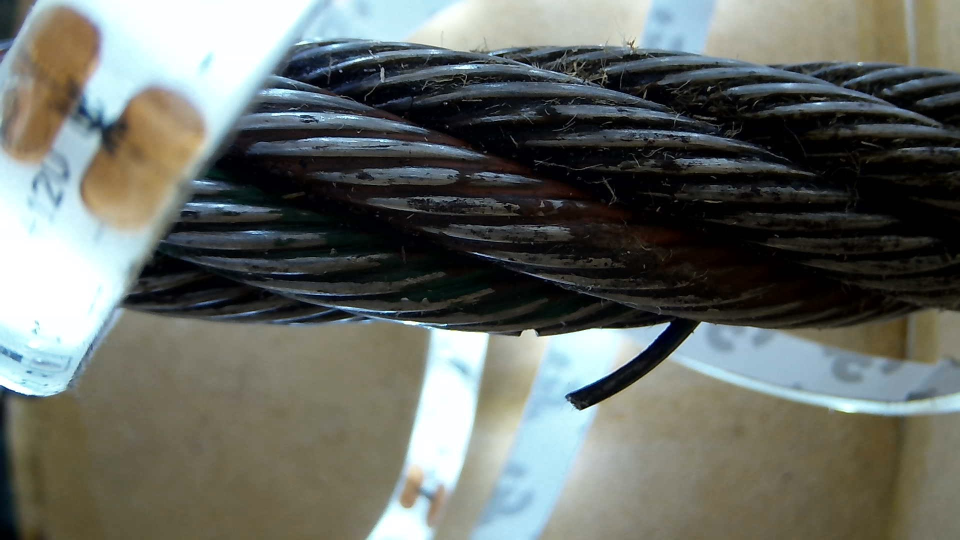
#> input picture Defect Detection/images/CutandFray.jpg, 1920 x 1080 px (shown at 1/2 size); its folder holds only this picture in this run
$ python DefectDetection.py   (older library calls are emulated)
#> lines starting #> are read from the running program, lines starting #| are printed output that depends on the picture; after the words box and inside, x2 and y2 are one past the last pixel; in counts of white or black regions, pixels touching at a corner belong together
import cv2
import numpy as np
import matplotlib.pyplot as plt
from scipy.spatial import distance as dist
from imutils import perspective
from imutils import contours
import argparse
import imutils
import re
import glob

# Helps determine size of defect for our parameter checks
def midpoint(ptA, ptB): #Finds the midpoint between two pixel (x,y) locations
	return ((ptA[0] + ptB[0]) * 0.5, (ptA[1] + ptB[1]) * 0.5)

def detectWear(imgName):
	#Set image
#> called with imgName = 'images/CutandFray.jpg'
	img = cv2.imread(imgName, cv2.IMREAD_COLOR)
#> img is the input picture: shape (1080, 1920, 3); mean B, G, R 101.5, 107.1, 103.1
	gray = cv2.cvtColor(img, cv2.COLOR_BGR2GRAY)
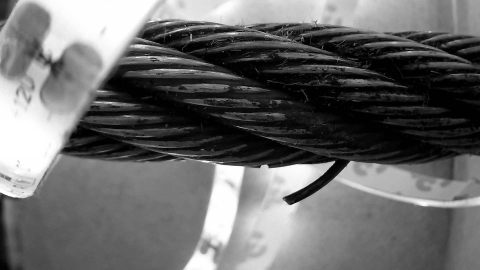
#> gray: shape (1080, 1920) (shown at 1/4 size); min 0, max 255, mean 105.3
	#gray = cv2.medianBlur(gray,5)
	#gray = cv2.GaussianBlur(gray, (7, 7), 0)
	gray = cv2.bilateralFilter(gray,9,40,80)
	lower_gray = np.array([40])
	upper_gray = np.array([200])
	mask = cv2.inRange(gray, lower_gray, upper_gray)
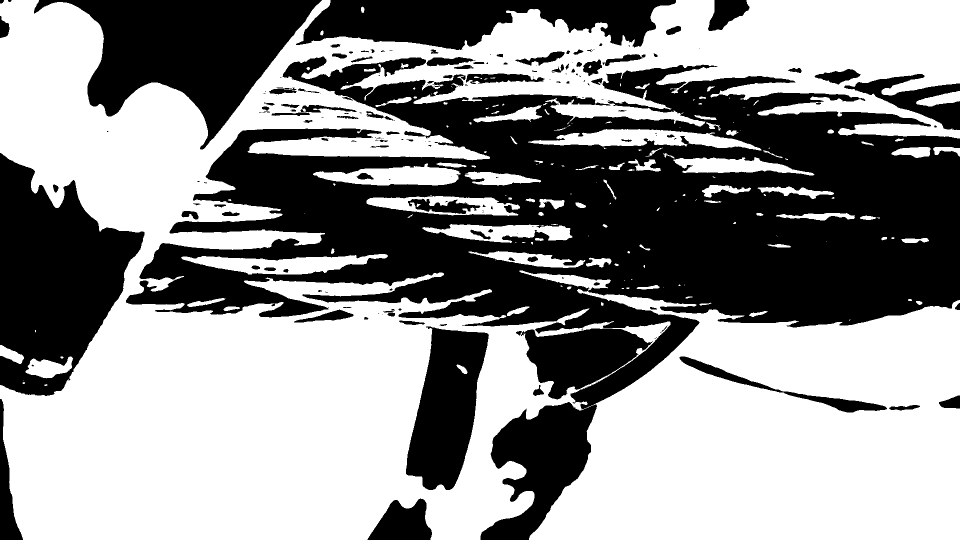
#> mask: shape (1080, 1920) (shown at 1/2 size); 56.7% white; 182 black regions (82 under 20 px), largest, box (x1, y1, x2, y2) and area: (252, 113, 1920, 1080) 581237, (0, 306, 289, 792) 82805, (68, 0, 644, 299) 78327
	cv2.imshow('Mask', mask)

	cv2.imshow('Gray', gray)
	canny = cv2.Canny(gray, 400, 50)
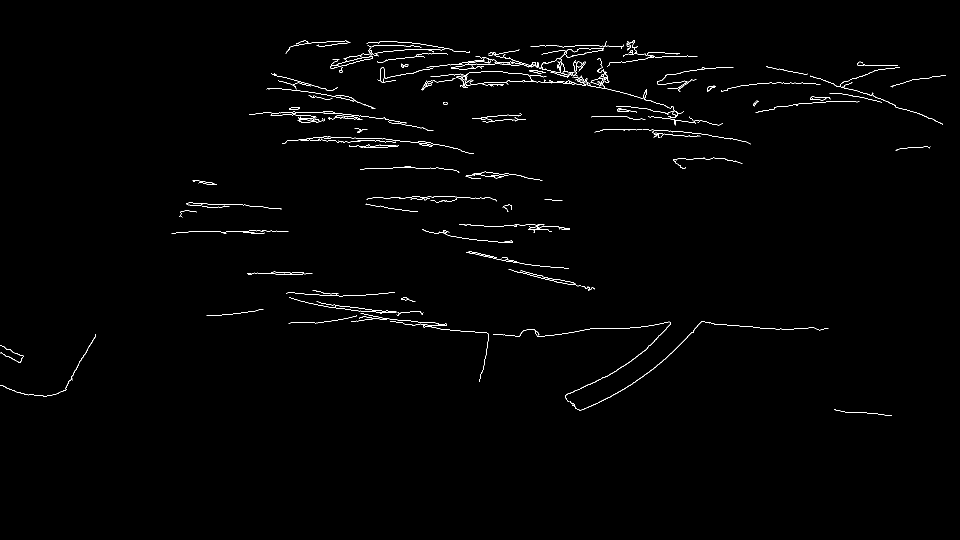
#> canny: shape (1080, 1920) (shown at 1/2 size); 0.87% white in thin lines or dots, all inside (x1, y1, x2, y2) = (0, 80, 1892, 832)
	cv2.imshow('img', img)
	cv2.imshow('Canny', canny)

	#Find contours
	j = contoursEdges(canny, img)


	#cv2.destroyAllWindows();

	return j


# [108 lines left out: functions detectRust, contoursMask, not called in this run]


def contoursEdges(canny, img):
	kernel = cv2.getStructuringElement(cv2.MORPH_ELLIPSE,(5,5))
	dilated = cv2.dilate(canny, kernel)
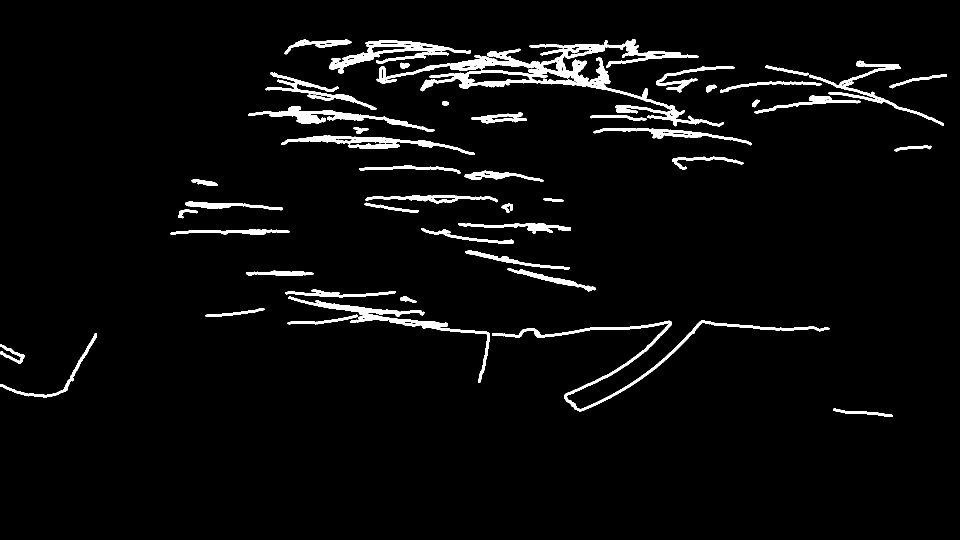
#> dilated: shape (1080, 1920) (shown at 1/2 size); 4% white; 48 white regions
	cnts= cv2.findContours(canny, cv2.RETR_TREE, cv2.CHAIN_APPROX_SIMPLE)
#> cnts = 159 contours, 116 with area under 20; largest, box (x1, y1, x2, y2) and area: (1131, 95, 1208, 116) 627, (1131, 97, 1206, 115) 609, (660, 112, 746, 138) 396, (673, 112, 746, 133) 372, (755, 134, 867, 166) 220
	cnts = imutils.grab_contours(cnts)

	#sort contours
	(cnts, _) = contours.sort_contours(cnts)
	pixelsPerMetric = None

	# loop over the contours individually
	i = 0
	for c in cnts:
		# if the contour is not sufficiently large, ignore it
		if cv2.contourArea(c) < 10 or cv2.contourArea(c) > 200:
			continue

		# compute the rotated bounding box of the contour
		orig = img.copy()
		box = cv2.minAreaRect(c)
		box = cv2.cv.BoxPoints(box) if imutils.is_cv2() else cv2.boxPoints(box)
		box = np.array(box, dtype="int")

		# order the points in the contour
		box = perspective.order_points(box)
		cv2.drawContours(orig, [box.astype("int")], -1, (0, 255, 0), 2)

		# Draw the points
		for (x, y) in box:
			cv2.circle(orig, (int(x), int(y)), 5, (0, 0, 255), -1)

		# compute the midpoints with the box's corners
		(tl, tr, br, bl) = box
		(tltrX, tltrY) = midpoint(tl, tr)
		(blbrX, blbrY) = midpoint(bl, br)

		(tlblX, tlblY) = midpoint(tl, bl)
		(trbrX, trbrY) = midpoint(tr, br)

		# draw the midpoints on the image
		cv2.circle(orig, (int(tltrX), int(tltrY)), 5, (255, 0, 0), -1)
		cv2.circle(orig, (int(blbrX), int(blbrY)), 5, (255, 0, 0), -1)
		cv2.circle(orig, (int(tlblX), int(tlblY)), 5, (255, 0, 0), -1)
		cv2.circle(orig, (int(trbrX), int(trbrY)), 5, (255, 0, 0), -1)

		# draw lines between the midpoints
		cv2.line(orig, (int(tltrX), int(tltrY)), (int(blbrX), int(blbrY)),
			(255, 0, 255), 2)
		cv2.line(orig, (int(tlblX), int(tlblY)), (int(trbrX), int(trbrY)),
			(255, 0, 255), 2)

		# compute the Euclidean distance between the midpoints
		dA = dist.euclidean((tltrX, tltrY), (blbrX, blbrY))
		dB = dist.euclidean((tlblX, tlblY), (trbrX, trbrY))
		dY = dist.euclidean(tl,bl) #Y
		dX = dist.euclidean(bl, br) #X
		dC = dist.euclidean(bl, tr) #aCross
		#print (dC)
		#print (cv2.contourArea(c), " X:", dB, " Y:", dA)
		#print (bl, ", ", br)

		#Only within possible wire y values
		if bl[1] < 400 or bl[1] > 800 or br[1] < 400 or br[1] > 800:
			continue

		#Only within possible wire x values
		if bl[0] < 150 or br[0] > 1820 or br[0] < 150 or bl[0] > 1820:
			continue

		#Only reasonable damage possibilities
		if dA < 10 or dB < 10:
			continue

		#Remove most horizontal edges
		if (dB/3) > dA:
			continue


		# show the output image
		##cv2.imshow("Image", orig)
		##cv2.waitKey(0)

		i+=1
#> this loop made 159 passes
#> (tl, tr, br, bl, tltrX, tltrY, blbrX, blbrY) on passes 1, 2, 13: ([1, 688], [47, 711], [40, 725], [-6, 703], 24, 699.5, 17, 714), ([0, 770], [191, 668], [224, 730], [33, 832], 95.5, 719, 128.5, 781), ([535, 162], [752, 202], [749, 218], [533, 178], 643.5, 182, 641, 198)
#> after the loop, i = 0
	return(i)

def pullAllImages():
	wirePhotos = []
	for photo in glob.glob("images\*.jpg"):
		wirePhotos.append(photo)
	return wirePhotos

imgName1 = "corr.png"
imgName2 = "smallGrind.jpg"
imgName3 = "Undamaged.jpg"
imgName4 = "Grind.jpg"
imgName5 = "DoubleCut2.jpg"

#change this to change image
curName = imgName1;


# set up basic file stuff
output = "defects.txt"
with open(output, 'w+') as filetowrite:
	filetowrite.write("");

# Pull files and store the names in an array
wirePhotos = pullAllImages()

for curr in wirePhotos:
	print(curr[7:])
	i = detectWear(curr)
#> i = 0
	if i == 0 :
		with open("defects.txt", 'a') as filetowrite:
			filetowrite.write(curr[7:])
			filetowrite.write(" none\n")
	else:
		with open("defects.txt", 'a') as filetowrite:
			filetowrite.write(curr[7:])
			filetowrite.write(" wear\n")
	cv2.waitKey(0)


#i += detectWear(curName)

#i += detectRust(imgName1)


cv2.waitKey(0)

cv2.destroyAllWindows();

$ run again, on Defect Detection/images/Undamaged.jpg
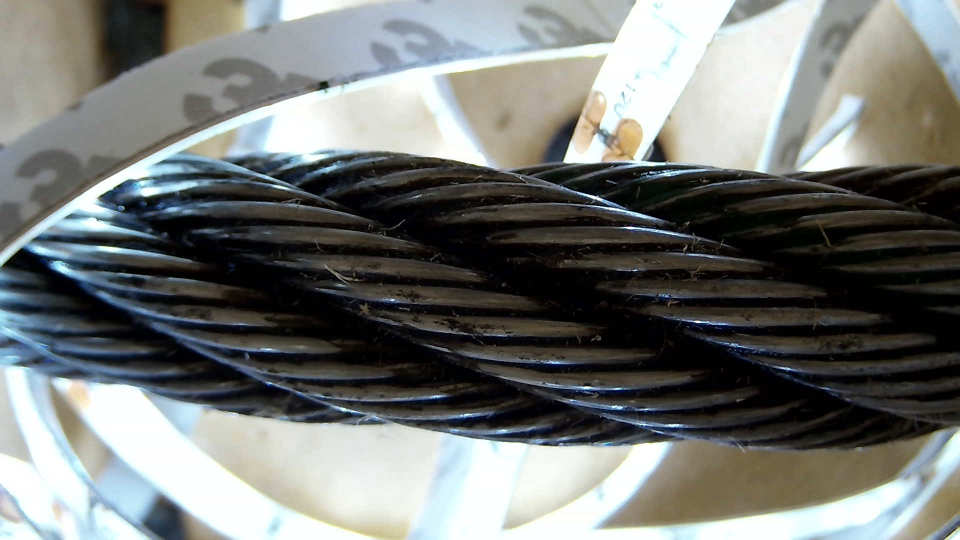
#> input picture Defect Detection/images/Undamaged.jpg, 1920 x 1080 px (shown at 1/2 size)
#> in detectWear, img is the input picture: shape (1080, 1920, 3); mean B, G, R 116.9, 119.3, 116.4
#> in detectWear, `mask = cv2.inRange(gray, lower_gray, upper_gray)`:
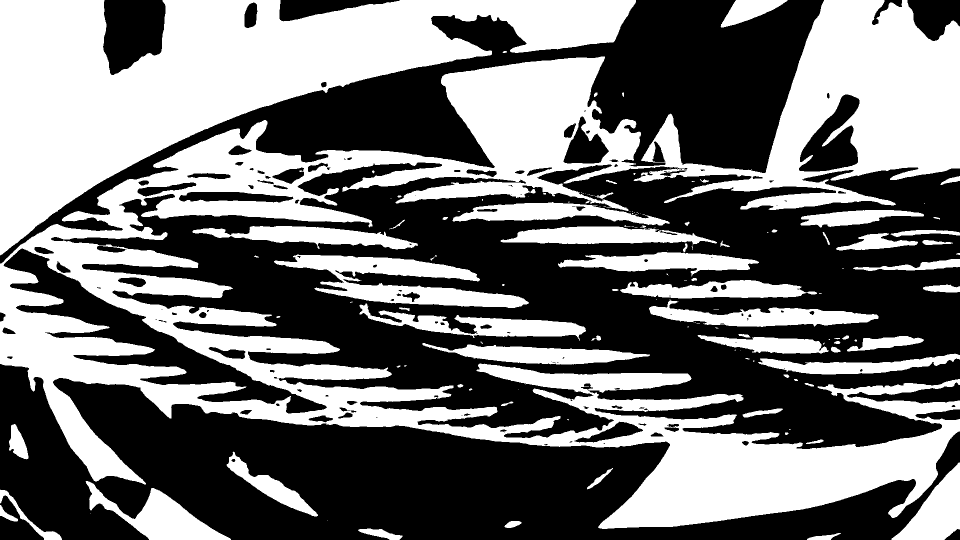
#> mask: shape (1080, 1920) (shown at 1/2 size); 45.2% white; 135 white regions (64 under 20 px), largest, box (x1, y1, x2, y2) and area: (0, 0, 1920, 1058) 517180, (0, 0, 1272, 511) 247019, (548, 509, 1058, 616) 22845
#> canny: shape (1080, 1920); 1.1% white in thin lines or dots
#> in contoursEdges, `dilated = cv2.dilate(canny, kernel)`:
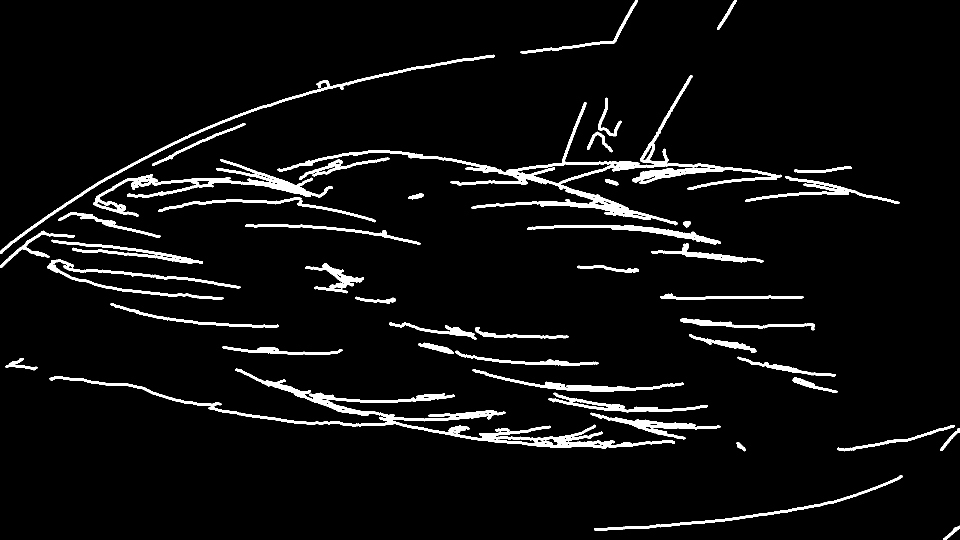
#> dilated: shape (1080, 1920) (shown at 1/2 size); 5.2% white; 47 white regions
#> cnts = 158 contours, 122 with area under 20; largest, box (x1, y1, x2, y2) and area: (0, 111, 988, 506) 241, (1226, 152, 1445, 341) 104, (217, 404, 250, 422) 102, (781, 646, 951, 678) 90, (236, 411, 250, 422) 87
#> the loop in contoursEdges, `for c in cnts:` made 158 passes
#> (tl, tr, br, bl, tltrX, tltrY, blbrX, blbrY) on passes 1, 3, 5: ([0, 532], [56, 485], [54, 482], [1, 535], 28, 508.5, 27.5, 508.5), ([14, 715], [73, 720], [71, 738], [13, 733], 43.5, 717.5, 42, 735.5), ([54, 467], [144, 455], [147, 472], [57, 484], 99, 461, 102, 478)
#> after the loop in contoursEdges, `for c in cnts:`: i = 0

$ run again, on Defect Detection/images/DoubleCut.jpg
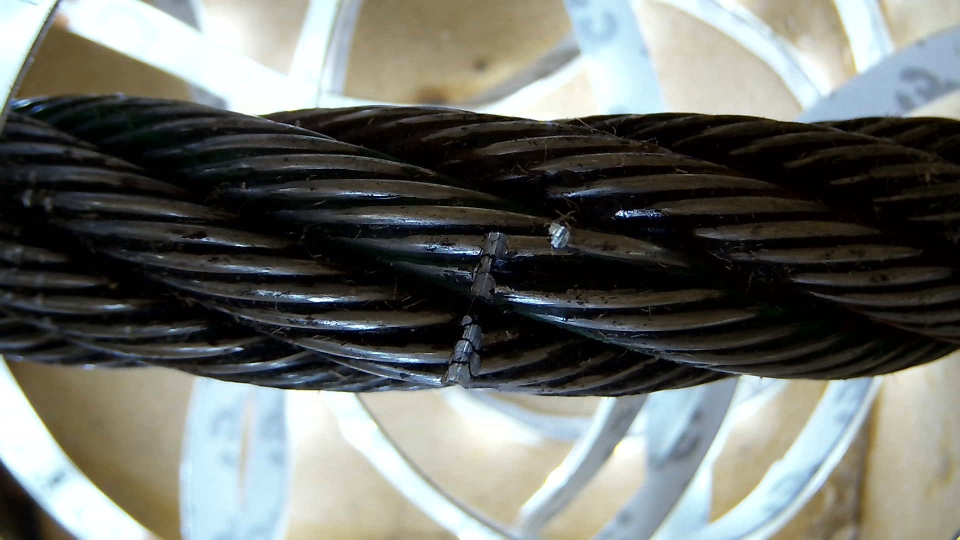
#> input picture Defect Detection/images/DoubleCut.jpg, 1920 x 1080 px (shown at 1/2 size)
#> in detectWear, img is the input picture: shape (1080, 1920, 3); mean B, G, R 106, 111, 108.4
#> in detectWear, `mask = cv2.inRange(gray, lower_gray, upper_gray)`:
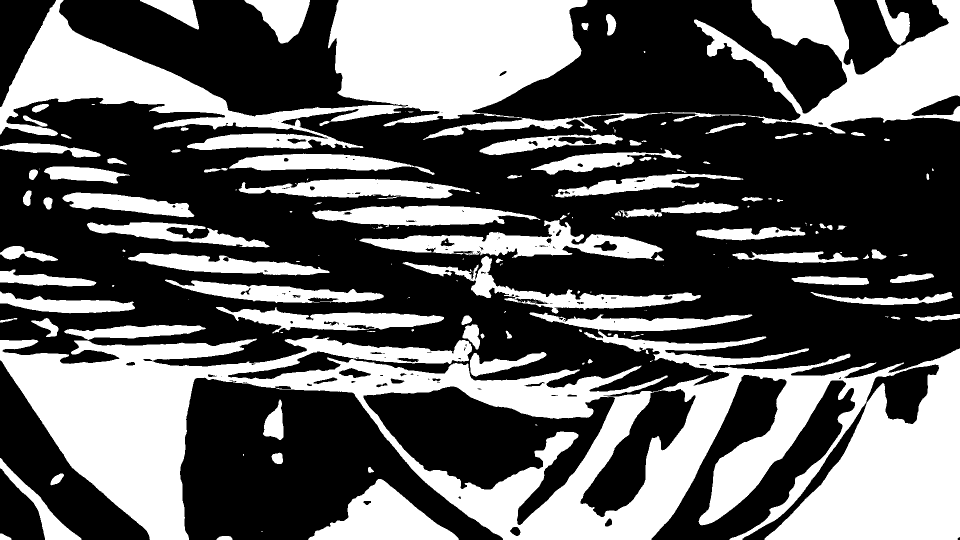
#> mask: shape (1080, 1920) (shown at 1/2 size); 38.3% white; 175 white regions (76 under 20 px), largest, box (x1, y1, x2, y2) and area: (0, 662, 1920, 1080) 350362, (0, 0, 1920, 300) 221970, (719, 440, 1325, 518) 19075
#> canny: shape (1080, 1920); 0.89% white in thin lines or dots
#> in contoursEdges, `dilated = cv2.dilate(canny, kernel)`:
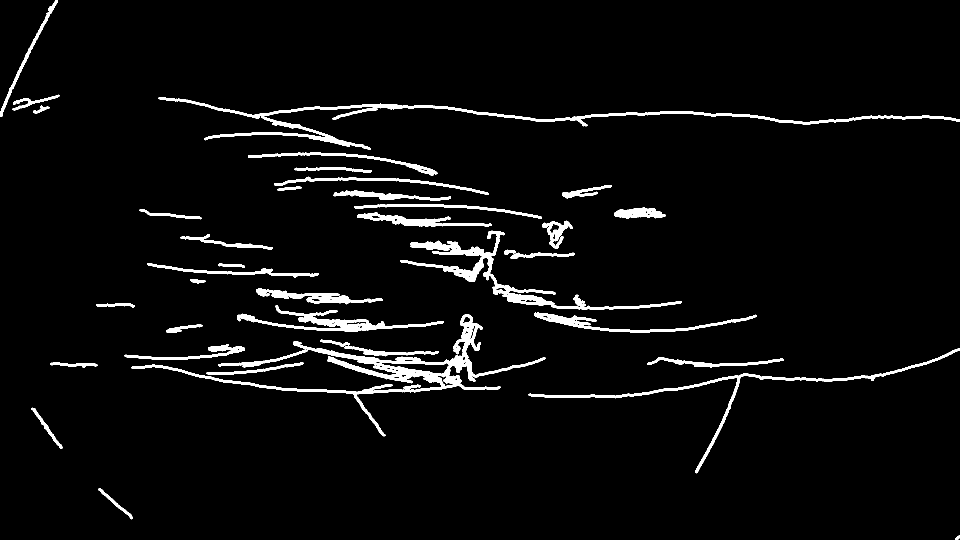
#> dilated: shape (1080, 1920) (shown at 1/2 size); 4.1% white; 40 white regions
#> cnts = 155 contours, 100 with area under 20; largest, box (x1, y1, x2, y2) and area: (925, 648, 963, 700) 640, (1087, 443, 1144, 481) 546, (1097, 444, 1129, 473) 482, (615, 593, 764, 607) 442, (616, 593, 680, 605) 416
#> the loop in contoursEdges, `for c in cnts:` made 155 passes
#> (tl, tr, br, bl, tltrX, tltrY, blbrX, blbrY) on passes 1, 4, 8: ([-4, 227], [107, -2], [113, 0], [2, 230], 51.5, 112.5, 57.5, 115), ([66, 815], [120, 896], [123, 894], [63, 818], 93, 855.5, 93, 856), ([199, 977], [264, 1033], [263, 1036], [197, 979], 231.5, 1005, 230, 1007.5)
#> after the loop in contoursEdges, `for c in cnts:`: i = 11
